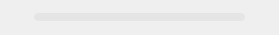
          <widget class="QFrame" name="player">
           <property name="minimumSize">
            <size>
             <width>0</width>
             <height>35</height>
            </size>
           </property>
           <property name="maximumSize">
            <size>
             <width>16777215</width>
             <height>35</height>
            </size>
           </property>
           <layout class="QHBoxLayout" name="horizontalLayout_3" stretch="1,5,1,100,1,5,1">
            <property name="spacing">
             <number>0</number>
            </property>
            <property name="leftMargin">
             <number>0</number>
            </property>
            <property name="topMargin">
             <number>0</number>
            </property>
            <property name="rightMargin">
             <number>0</number>
            </property>
            <property name="bottomMargin">
             <number>0</number>
            </property>
            <item>
             <spacer name="horizontalSpacer_7">
              <property name="orientation">
               <enum>Qt::Horizontal</enum>
              </property>
              <property name="sizeHint" stdset="0">
               <size>
                <width>40</width>
                <height>20</height>
               </size>
              </property>
             </spacer>
            </item>
            <item>
             <widget class="QPushButton" name="playbtn">
              <property name="minimumSize">
               <size>
                <width>30</width>
                <height>30</height>
               </size>
              </property>
              <property name="maximumSize">
               <size>
                <width>30</width>
                <height>30</height>
               </size>
              </property>
              <property name="styleSheet">
               <string notr="true">QPushButton#playbtn{
	border:none;
}
QPushButton::hover {
border-style: solid;
border-width: 0px;
border-radius: 15px;
background-color: rgba(223, 223, 223, 150);
}</string>
              </property>
              <property name="text">
               <string/>
              </property>
              <property name="icon">
               <iconset resource="../apprcc.qrc">
                <normaloff>:/img/img/icons/play-button.png</normaloff>:/img/img/icons/play-button.png</iconset>
              </property>
              <property name="iconSize">
               <size>
                <width>28</width>
                <height>28</height>
               </size>
              </property>
              <property name="checkable">
               <bool>false</bool>
              </property>
             </widget>
            </item>
            <item>
             <spacer name="horizontalSpacer">
              <property name="orientation">
               <enum>Qt::Horizontal</enum>
              </property>
              <property name="sizeHint" stdset="0">
               <size>
                <width>20</width>
                <height>20</height>
               </size>
              </property>
             </spacer>
            </item>
            <item>
             <widget class="QProgressBar" name="progressBar">
              <property name="minimumSize">
               <size>
                <width>0</width>
                <height>8</height>
               </size>
              </property>
              <property name="maximumSize">
               <size>
                <width>16777215</width>
                <height>8</height>
               </size>
              </property>
              <property name="styleSheet">
               <string notr="true">QProgressBar{ 
	color: rgb(255, 255, 255); 
	font:12pt; 
	text-align:center; 
	border:none; 
	background-color: rgba(215, 215, 215,100);
	border-radius:4px; 
} 
QProgressBar:chunk{ 
	border-radius:4px;
 	background: rgba(55, 55, 55, 200);
}</string>
              </property>
              <property name="maximum">
               <number>1000</number>
              </property>
              <property name="value">
               <number>0</number>
              </property>
              <property name="textVisible">
               <bool>false</bool>
              </property>
             </widget>
            </item>
            <item>
             <spacer name="horizontalSpacer_2">
              <property name="orientation">
               <enum>Qt::Horizontal</enum>
              </property>
              <property name="sizeHint" stdset="0">
               <size>
                <width>20</width>
                <height>20</height>
               </size>
              </property>
             </spacer>
            </item>
            <item>
             <widget class="QPushButton" name="stopbtn">
              <property name="minimumSize">
               <size>
                <width>30</width>
                <height>30</height>
               </size>
              </property>
              <property name="maximumSize">
               <size>
                <width>30</width>
                <height>30</height>
               </size>
              </property>
              <property name="styleSheet">
               <string notr="true">QPushButton#stopbtn{
	border:none;
}
QPushButton::hover {
border-style: solid;
border-width: 0px;
border-radius: 15px;
background-color: rgba(223, 223, 223, 150);
}</string>
              </property>
              <property name="text">
               <string/>
              </property>
              <property name="icon">
               <iconset resource="../apprcc.qrc">
                <normaloff>:/img/img/icons/stop-button.png</normaloff>:/img/img/icons/stop-button.png</iconset>
              </property>
              <property name="iconSize">
               <size>
                <width>28</width>
                <height>28</height>
               </size>
              </property>
             </widget>
            </item>
            <item>
             <spacer name="horizontalSpacer_8">
              <property name="orientation">
               <enum>Qt::Horizontal</enum>
              </property>
              <property name="sizeHint" stdset="0">
               <size>
                <width>40</width>
                <height>20</height>
               </size>
              </property>
             </spacer>
            </item>
           </layout>
          </widget>
